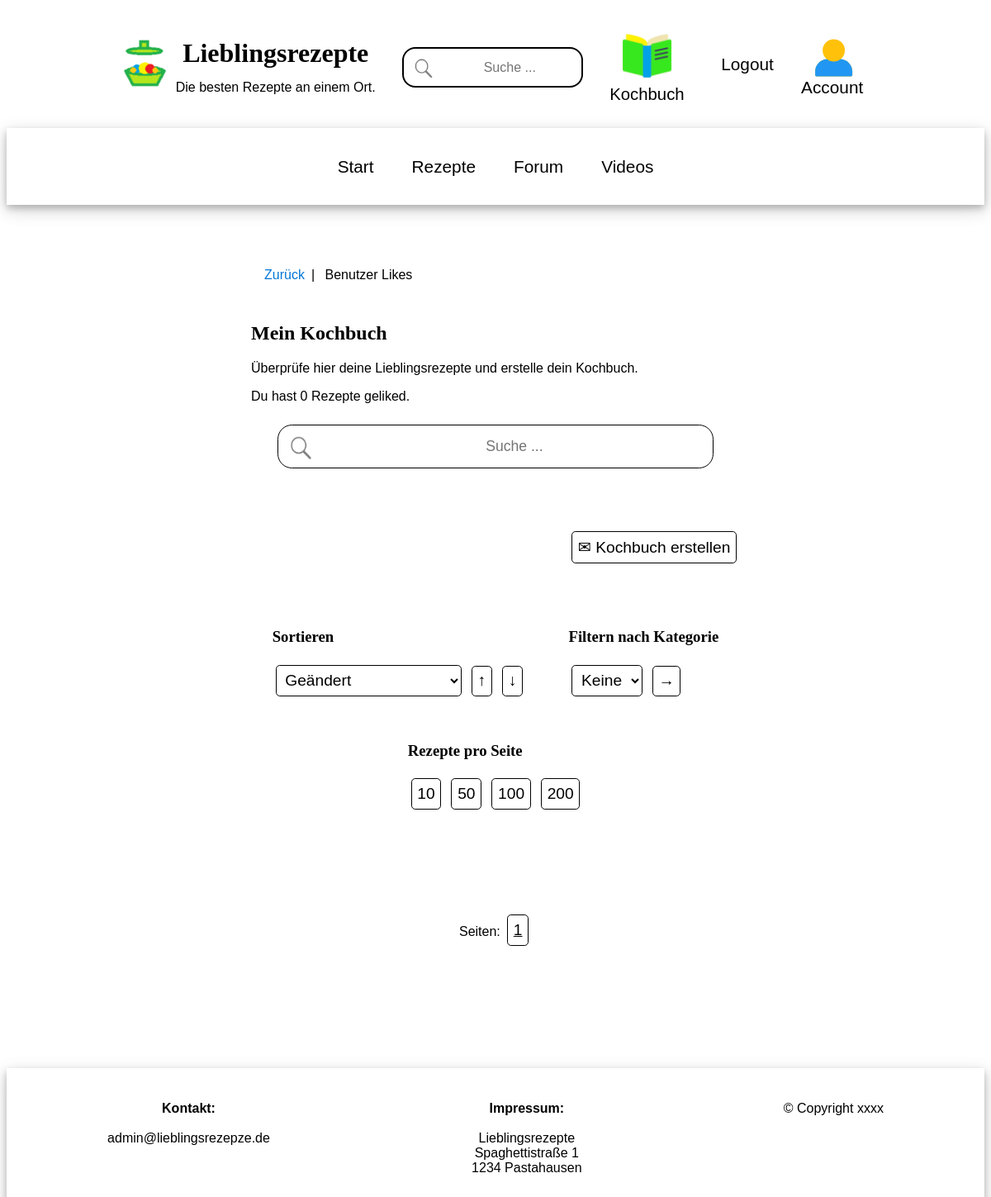
The app's page /recipes-likes/ (signed in), older data.
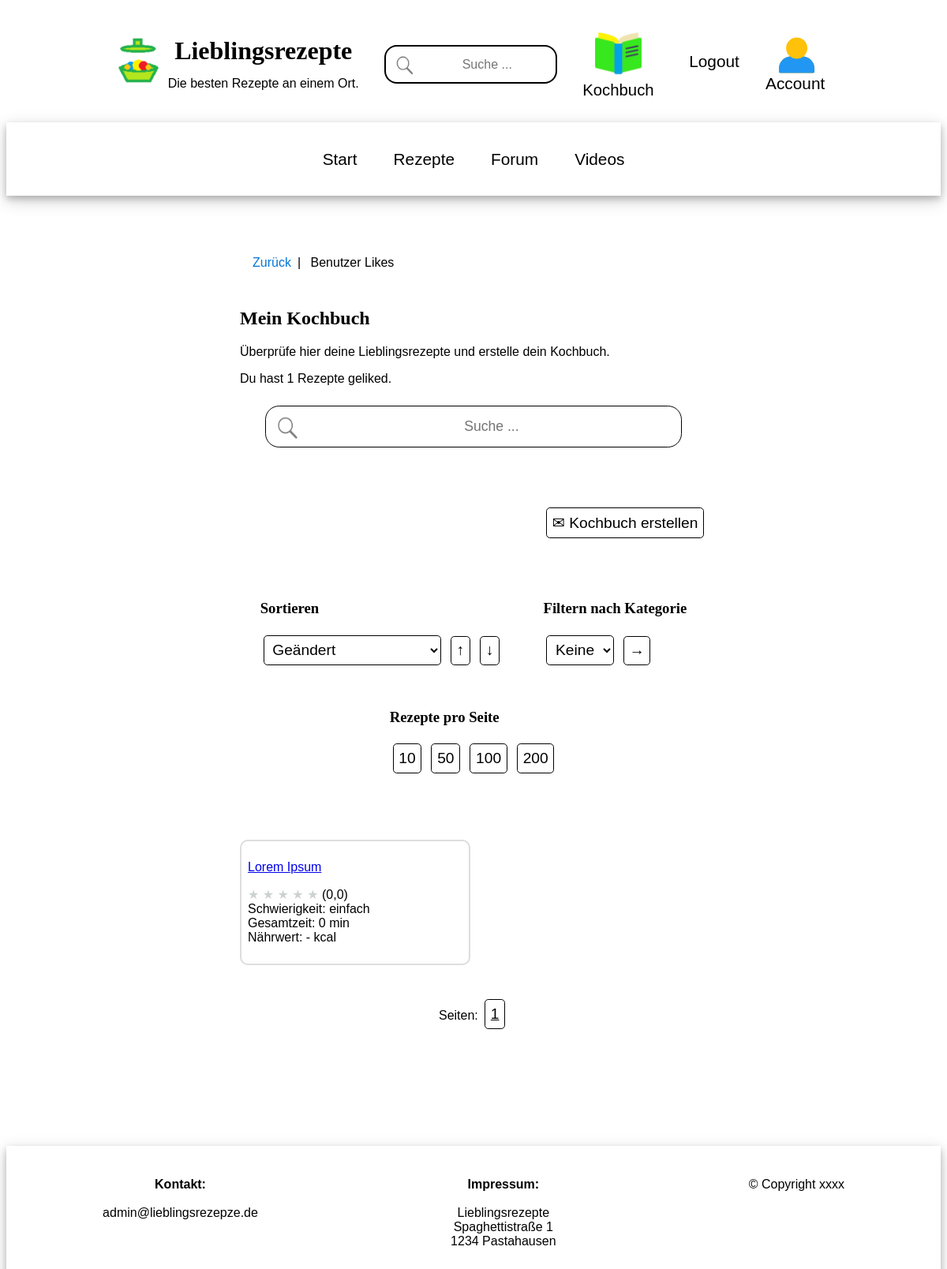
The same page, newer data.
### user_app/models.py (models this page shows)
class User(AbstractUser):
    name = models.CharField(max_length=200, null=True)
    email = models.EmailField(unique=True, null=True)
    biography = models.TextField(null=True)
    user_image = models.ImageField(null=True, default="users/avatar.jpg", upload_to="users")
    updated = models.DateTimeField(auto_now=True)
    created = models.DateTimeField(auto_now_add=True)
    USERNAME_FIELD = 'email'
    REQUIRED_FIELDS = ['username']

### recipes_app/models.py (models this page shows, shortened)
class Recipe(models.Model):
    owner = models.ForeignKey(User, on_delete=models.SET_NULL, null=True)
    likes = models.ManyToManyField(User,  blank=True, related_name="likes")
    name = models.CharField(max_length=500)
    updated = models.DateTimeField(auto_now=True)
    created = models.DateTimeField(auto_now_add=True)
    topic = models.ManyToManyField(Topic, blank=True)
    persons = models.IntegerField()
    ingredients = models.TextField(null=True, blank=True)
    steps = models.TextField(null=True, blank=True)
    tips = models.TextField(null=True, blank=True)
    reference = models.TextField(null=True, blank=True)
    reference_link = models.URLField(max_length=2048, null=True, blank=True)
    nutrients_person = models.FloatField(null=True, blank=True, default=0.0)
    nutrients_table = models.TextField(null=True, blank=True)
    expected_time_total = models.FloatField(null=True, blank=True, default=0.0)
    expected_time_work = models.FloatField(null=True, blank=True, default=0.0)
    expected_time_bake = models.FloatField(null=True, blank=True, default=0.0)
    expected_time_rest = models.FloatField(null=True, blank=True, default=0.0)
    difficulty = models.IntegerField(null=True, blank=True, default=0)
    image_meal = models.ImageField(blank=True, upload_to="recipes")
    video_meal = models.URLField(max_length=2048, null=True, blank=True)
    rating_mean = models.FloatField(null=True, blank=True, default=0.0)
    rating_count = models.IntegerField(null=True, blank=True, default=0)
    rating_1 = models.IntegerField(null=True, blank=True, default=0)
    rating_2 = models.IntegerField(null=True, blank=True, default=0)
    rating_3 = models.IntegerField(null=True, blank=True, default=0)
    rating_4 = models.IntegerField(null=True, blank=True, default=0)
    rating_5 = models.IntegerField(null=True, blank=True, default=0)
    class Meta:
        ordering = ['-updated', '-created']

### recipes_app/views.py (the view)
# urls.py: path('recipes-likes/', views.recipes_likes, name="recipes-likes"),
@login_required(login_url='user-login-required')
def recipes_likes(request):
    recipes_liked = request.user.likes.all()
    context = recipes_grid(recipes_liked, request)
    return render(request, 'recipes_app/recipes_likes.html', context)

### recipes_app/pagination.py (called while the page is built)
    def valid_page(self, page_index: int):
        if self.number_of_pages <= 0:
            return 0
        return min(max(0, page_index), self.number_of_pages - 1)

    def get_items_for_page(self, list_of_items, page_index: int):
        if self.number_of_pages <= 0:
            return []
        return list_of_items[page_index*self.items_per_page:(page_index+1)*self.items_per_page]

### recipes_app/templates/recipes_app/recipes_likes.html (shortened to what this page needs)
{% extends 'main.html' %}
{% block content %}
<div class="main-container">
    <div class="main-middle-column">
        <ul class="breadcrumb">
          <li><a href="{{request.META.HTTP_REFERER}}">Zurück</a></li>
          <li>Benutzer Likes</li>
        </ul>
        <div class="card">
            <h2>Mein Kochbuch</h2>
            <p>Überprüfe hier deine Lieblingsrezepte und erstelle dein Kochbuch.</p>
            <p>Du hast {{request.user.likes.all.count|default_if_none:"0"}} Rezepte geliked.</p>
            <search>
                <form method="GET" action="{% url 'recipes-likes' %}">
                      <input type="text" name="q" placeholder="Suche ..."
                      />
                </form>
            </search>
        </div>
        <div style="text-align: right;">
             <a href="{% url 'create-recipe' %}" class="button-like">&#9993; Kochbuch erstellen </a>
        </div>
        {% include 'recipes_app/recipes_grid.html' %}
    </div>
</div>
{% endblock content %}

### recipes_app/templates/recipes_app/recipes_grid.html (shortened to what this page needs)
<div class="card">
    <div class="grid-option-container">
        <div class="grid-option">
            <h3>Sortieren</h3>
            <form method="GET" action="">
                <select name="srtval" id="srtval">
                    {% for v, n in sort_items %}
                        {% if request.GET.srtval %}
                            {% if request.GET.srtval == v %}
                                <option value="{{v}}" selected>{{n}}</option>
                            {% else %}
                                <option value="{{v}}">{{n}}</option>
                            {% endif %}
                        {% else %}
                            <option value="{{v}}">{{n}}</option>
                        {% endif %}
                    {% endfor %}
                </select>
                <button type="submit" name="srtdir" value="Auf">&uarr;</button>
                    <button type="submit" name="srtdir" value="Ab">&darr;</button>
            </form>
        </div>
         <div class="grid-option">
            <h3>Filtern nach Kategorie</h3>
            <form method="GET" action="">
                <select name="tpc" id="tpc" size="1">
                    <option value=""> Keine </option>
                </select>
                <input type="submit" value="&rarr;" />
            </form>
        </div>
        <div class="grid-option">
            <h3>Rezepte pro Seite</h3>
            <form method="GET" action="">
                <button type="submit" value="10" name="pgShow">10</button>
                <button type="submit" value="50" name="pgShow">50</button>
                <button type="submit" value="50" name="pgShow">100</button>
                <button type="submit" value="200" name="pgShow">200</button>
            </form>
        </div>
    </div>
</div>
<div class="grid-container">
    {% for recipe in recipes %}
        <div class="grid-item">
            {% if show_video %}
                <a href="{% url 'recipe' recipe.id %}?img=vid">{{recipe.name}}</a>
            {% else %}
                <a href="{% url 'recipe' recipe.id %}">{{recipe.name}}</a>
            {% endif %}
            <p>
                {% if recipe.rating_mean %}
                    {% for i in '12345'|make_list  %}
                        {% if i|add:"0" <= recipe.rating_mean %}
                            <span style='color:#f1c40f'>&#9733;</span>
                        {% else %}
                            <span style='color:#ccd1d1'>&#9733;</span>
                        {% endif %}
                    {% endfor %}
                {% else %}
                    <span style='color:#ccd1d1'>&#9733; &#9733; &#9733; &#9733; &#9733;</span>
                {% endif %}
                ({{ recipe.rating_mean|default_if_none:"-" }}) <br>
                Schwierigkeit:
                {% if recipe.difficulty in diff_lookup %}
                    {% for key, value in diff_lookup.items %}
                    {% if key == recipe.difficulty %}
                        {{value}}
                    {% endif %}
                    {% endfor %}
                {% else %}
                    Grad {{ recipe.difficulty|default_if_none:"-" }}
                {% endif%}
                <br>
                Gesamtzeit: {{ recipe.expected_time_total|floatformat:"0" }} min <br>
                {% if  recipe.nutrients_person %}
                    Nährwert: {{ recipe.nutrients_person|floatformat:"0" }} kcal
                {% else %}
                    Nährwert: - kcal
                {% endif%}
            </p>
        </div>
    {% endfor %}
</div>
<div class="card">
    <div class="grid-option" style="text-align:center;">
    <form method="GET" action="">
        Seiten:
        <span class="button-display"><u>{{page_browser_current_index|add:"1"}}</u></span>
    </form>
    </div>
</div>

Row changes from the older to the newer data that the page shows:
changed User: user.likes.all.count "0" → "1"
now on this page (row unchanged): Recipe: name "Lorem Ipsum", rating_mean "0,0", diff_lookup "einfach", expected_time_total "0", nutrients_person "Nährwert: - kcal"
